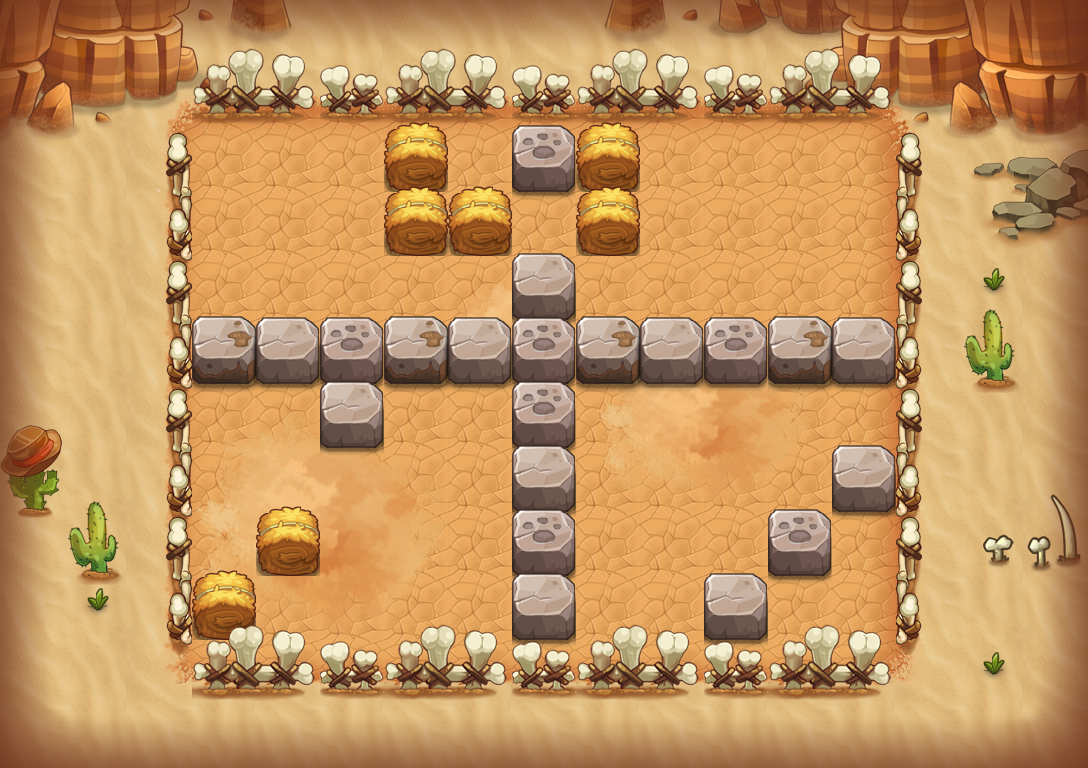

This game map was drawn from its Tiled (.tmx) file and the tilesets committed beside it. A one-line description and the trimmed map source follow:
An orthogonal 17x12 tile map with 64x64 px tiles, 17 tile layers (PASS, 块层 2, 块层 16, 块层 4, ...) and 11 objects (8x TRAP, 2x ysg2, PLAYER).

<map version="1.0" orientation="orthogonal" width="17" height="12" tilewidth="64" tileheight="64">
 <properties>
  <property name="DESTRY1" value="255" />
  <property name="DESTRY2" value="314" />
  <property name="DESTRY3" value="144" />
  <property name="DESTRY4" value="173" />
  <property name="DESTRY_COUNT" value="4" />
  <property name="EXP" value="275" />
  <property name="ITEM" value="D006" />
  <property name="MONEY" value="413" />
 </properties>
 <tileset firstgid="1" name="hmpy" tilewidth="64" tileheight="64">
  <image source="hmpy-hd.png" width="1000" height="2048" />
 </tileset>
 <layer name="PASS" width="17" height="12">
  <data>[204 cells, 146 non-empty, 10 distinct tile ids]</data>
 </layer>
 <layer name="块层 2" width="17" height="12">
  <data>[204 cells, 130 non-empty, 25 distinct tile ids]</data>
 </layer>
 <layer name="块层 16" width="17" height="12">
  <data>[204 cells, 35 non-empty, 35 distinct tile ids]</data>
 </layer>
 <layer name="块层 4" width="17" height="12">
  <data>[204 cells, 37 non-empty, 11 distinct tile ids]</data>
 </layer>
 <layer name="块层 15" width="17" height="12">
  <data>[204 cells, 27 non-empty, 15 distinct tile ids]</data>
 </layer>
 <layer name="块层 3" width="17" height="12">
  <data>[204 cells, 57 non-empty, 13 distinct tile ids]</data>
 </layer>
 <layer name="块层 5" width="17" height="12">
  <data>[204 cells, 40 non-empty, 14 distinct tile ids]</data>
 </layer>
 <layer name="块层 17" width="17" height="12">
  <data>[204 cells, 100 non-empty, 24 distinct tile ids]</data>
 </layer>
 <layer name="SHELTER 9" width="17" height="12">
  <data>[204 cells, 11 non-empty, 3 distinct tile ids]</data>
 </layer>
 <layer name="SHELTER 8" width="17" height="12">
  <data>[204 cells, 3 non-empty, 2 distinct tile ids]</data>
 </layer>
 <layer name="SHELTER 7" width="17" height="12">
  <data>[204 cells, 3 non-empty, 2 distinct tile ids]</data>
 </layer>
 <layer name="SHELTER 6" width="17" height="12">
  <data>[204 cells, 2 non-empty, 2 distinct tile ids]</data>
 </layer>
 <layer name="SHELTER 5" width="17" height="12">
  <data>[204 cells, 2 non-empty, 2 distinct tile ids]</data>
 </layer>
 <layer name="SHELTER 4" width="17" height="12">
  <data>[204 cells, 11 non-empty, 3 distinct tile ids]</data>
 </layer>
 <layer name="SHELTER 3" width="17" height="12">
  <data>[204 cells, 1 non-empty, 1 distinct tile ids]</data>
 </layer>
 <layer name="SHELTER 2" width="17" height="12">
  <data>[204 cells, 3 non-empty, 1 distinct tile ids]</data>
 </layer>
 <layer name="SHELTER 1" width="17" height="12">
  <data>[204 cells, 3 non-empty, 2 distinct tile ids]</data>
 </layer>
 <objectgroup name="对象层 1" width="34" height="24">
  <object name="PLAYER" type="PLAYER" x="192" y="128" width="64" height="64" />
  <object name="block1" type="TRAP" x="512" y="192" width="64" height="64">
   <properties>
    <property name="trap_ani" value="blok2.actor" />
    <property name="trap_blok" value="true" />
    <property name="trap_id" value="0" />
   </properties>
  </object>
  <object name="ysg2" x="320" y="512" width="64" height="64">
   <properties>
    <property name="quality" value="ysg2.quality" />
   </properties>
  </object>
  <object name="zi_dan_up1" type="TRAP" x="704" y="256" width="64" height="64">
   <properties>
    <property name="trap_ani" value="fire_cat_up.actor" />
    <property name="trap_delay" value="2" />
    <property name="trap_id" value="0" />
    <property name="trap_script" value="trap(&quot;zi_dan_up1&quot;):setAtkPower(target(&quot;PLAYER&quot;):getHP()*0.1);trap(&quot;zi_dan_up1&quot;):turnUp(); trap(&quot;zi_dan_up1&quot;):getAI():getActions():addObject( AIUseSkill:create(   SkillLua:create(&quot;skill_0001&quot;)  )  );" />
    <property name="trap_start_mode" value="2" />
    <property name="trap_state" value="open" />
   </properties>
  </object>
  <object name="zi_dan_up2" type="TRAP" x="640" y="576" width="64" height="64">
   <properties>
    <property name="trap_ani" value="fire_cat_up.actor" />
    <property name="trap_delay" value="2" />
    <property name="trap_id" value="0" />
    <property name="trap_script" value="trap(&quot;zi_dan_up2&quot;):setAtkPower(target(&quot;PLAYER&quot;):getHP()*0.1);trap(&quot;zi_dan_up2&quot;):turnUp(); trap(&quot;zi_dan_up2&quot;):getAI():getActions():addObject( AIUseSkill:create(   SkillLua:create(&quot;skill_0001&quot;)  )  );" />
    <property name="trap_start_mode" value="2" />
    <property name="trap_state" value="open" />
   </properties>
  </object>
  <object name="mp1" type="TRAP" x="832" y="256" width="64" height="64">
   <properties>
    <property name="trap_ani" value="mp.actor" />
    <property name="trap_floor" value="true" />
    <property name="trap_id" value="0" />
    <property name="trap_script" value="trap_moveto(&quot;PLAYER&quot;, &quot;mp1&quot;,target(&quot;mp2&quot;):getX(),target(&quot;mp2&quot;):getY() );" />
    <property name="trap_sound_id" value="1" />
    <property name="trap_start_mode" value="0" />
    <property name="trap_state" value="open" />
   </properties>
  </object>
  <object name="mp2" type="TRAP" x="192" y="384" width="64" height="64">
   <properties>
    <property name="trap_ani" value="mp.actor" />
    <property name="trap_floor" value="true" />
    <property name="trap_id" value="0" />
    <property name="trap_script" value="trap_moveto(&quot;PLAYER&quot;, &quot;mp2&quot;,target(&quot;mp1&quot;):getX(),target(&quot;mp1&quot;):getY() );" />
    <property name="trap_sound_id" value="1" />
    <property name="trap_start_mode" value="0" />
    <property name="trap_state" value="open" />
   </properties>
  </object>
  <object name="block_control1" type="TRAP" x="448" y="128" width="64" height="64">
   <properties>
    <property name="trap_ani" value="switch.actor" />
    <property name="trap_floor" value="true" />
    <property name="trap_id" value="0" />
    <property name="trap_script" value="trap(&quot;block_control1&quot;):setOpened(false);trap(&quot;block1&quot;):setOpened(false)" />
    <property name="trap_sound_id" value="2" />
    <property name="trap_start_mode" value="0" />
    <property name="trap_state" value="open" />
   </properties>
  </object>
  <object name="mp3" type="TRAP" x="448" y="576" width="64" height="64">
   <properties>
    <property name="trap_ani" value="mp.actor" />
    <property name="trap_floor" value="true" />
    <property name="trap_id" value="0" />
    <property name="trap_script" value="trap_moveto(&quot;PLAYER&quot;, &quot;mp3&quot;,target(&quot;mp4&quot;):getX(),target(&quot;mp4&quot;):getY() );" />
    <property name="trap_sound_id" value="1" />
    <property name="trap_start_mode" value="0" />
    <property name="trap_state" value="open" />
   </properties>
  </object>
  <object name="mp4" type="TRAP" x="576" y="384" width="64" height="64">
   <properties>
    <property name="trap_ani" value="mp.actor" />
    <property name="trap_floor" value="true" />
    <property name="trap_id" value="0" />
    <property name="trap_script" value="trap_moveto(&quot;PLAYER&quot;, &quot;mp4&quot;,target(&quot;mp3&quot;):getX(),target(&quot;mp3&quot;):getY() );" />
    <property name="trap_sound_id" value="1" />
    <property name="trap_start_mode" value="0" />
    <property name="trap_state" value="open" />
   </properties>
  </object>
  <object name="ysg2" x="768" y="448" width="64" height="64">
   <properties>
    <property name="quality" value="ysg2.quality" />
   </properties>
  </object>
 </objectgroup>
</map>
